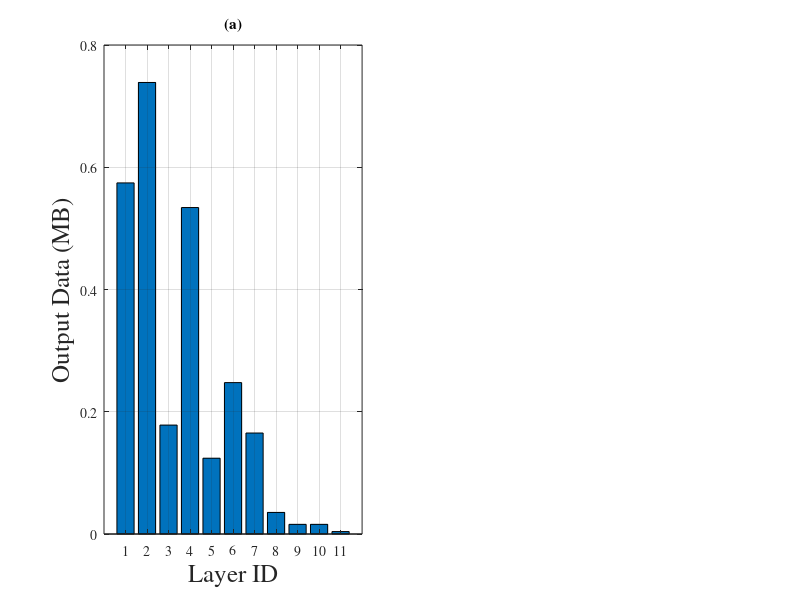

MATLAB code to generate this figure: (Note: this script raises an error after producing the figure.)
%alexnet
data = [0.5744, 0.7387, 0.1782, 0.5341, 0.124, 0.2477, 0.1652, 0.0353, 0.0158, 0.0158, 0.004]
%restnet
%data = [0.5744, 3.0627, 3.0627, 0.7658, 0.7658, 0.7658, 0.7658, 0.7658, 0.7658, 0.7658, 0.7658, 0.7658, 0.383, 0.383, 0.383, 0.383, 0.383, 0.383, 0.383, 0.383, 0.1916, 0.1916, 0.1916, 0.1916, 0.1916, 0.1916, 0.1916, 0.1916, 0.0959, 0.0959, 0.0959, 0.0959, 0.0959, 0.0959, 0.0959, 0.0959, 0.0021, 0.004]
%vgg
%data = [0.5744, 12.2502, 12.2502, 3.0627, 6.1252, 6.1252, 1.5314, 3.0627, 3.0627, 0.7658, 1.5314, 1.5314, 0.383, 0.383, 0.383, 0.0959, 0.0158, 0.0158, 0.004]

subplot(1,2,1)
b = bar(data)
ylabel('Output Data (MB)','fontsize',18)
xlabel('Layer ID','fontsize',18)
title("(a)")
%set(gca, 'XTickLabel',x)
grid on
box on
set(gca,'fontname','Times') 
ax = gca; 
ax.FontSize = 18; 

time = [0, 33.1652, 7.554, 21.1886, 4.6989, 12.5632, 18.2624, 19.8053, 105.6375, 64.3212, 15.8146]
%time = [0, 27.6974, 21.0678, 23.1628, 20.589, 9.904, 16.6618, 6.5927, 20.1648, 9.9436, 19.6299, 6.8474, 9.0389, 9.2609, 17.2742, 7.0688, 14.3577, 9.1276, 16.8225, 7.1486, 10.3625, 11.7181, 14.9497, 9.1923, 13.393, 11.1408, 12.2496, 9.3451, 9.2368, 15.0103, 16.5896, 14.4573, 15.992, 14.7753, 17.1779, 14.2445, 0.8686, 1.9565]
%time = [0, 45.8731, 200.1792, 47.2835, 75.9695, 143.9468, 26.8181, 59.064, 106.9955, 121.5954, 53.7543, 101.4998, 105.2449, 30.016, 33.1429, 35.7889, 271.8186, 46.1643, 11.5067]

subplot(1,2,2)
b = bar(time)
title("(b)")
ylabel('Computation Latency (ms)','fontsize',18)
xlabel('Layer ID','fontsize',18)
%set(gca, 'XTickLabel',x)
%ylim([0, 17])
grid on
box on
set(gca,'fontname','Times') 
ax = gca; 
ax.FontSize = 18;

set(gcf,'Position',[500 300 800 347])
